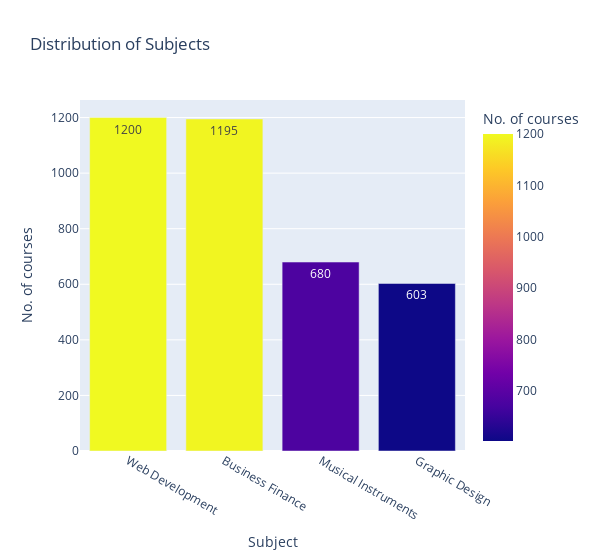

The notebook cell saved with this chart:
### Code cell
fig=px.bar(df['subject'].value_counts().reset_index(),x='index',y='subject',text='subject',color='subject',title='Distribution of Subjects',labels={'index':'Subject','subject':'No. of courses'})
fig.update_layout(showlegend=False, width=600)
fig.show()

### Figure 1 — Plotly figure (JSON) as saved in the notebook; plotly's stock layout.template omitted (floating-point values rounded to 4 significant figures)
{"data": [{"alignmentgroup": "True", "hovertemplate": "Subject=%{x}<br>No. of courses=%{marker.color}<extra></extra>", "legendgroup": "", "marker": {"color": [1200, 1195, 680, 603], "coloraxis": "coloraxis"}, "name": "", "offsetgroup": "", "orientation": "v", "showlegend": false, "text": [1200, 1195, 680, 603], "textposition": "auto", "type": "bar", "x": ["Web Development", "Business Finance", "Musical Instruments", "Graphic Design"], "xaxis": "x", "y": [1200, 1195, 680, 603], "yaxis": "y"}], "layout": {"barmode": "relative", "coloraxis": {"colorbar": {"title": {"text": "No. of courses"}}, "colorscale": [[0, "#0d0887"], [0.1111, "#46039f"], [0.2222, "#7201a8"], [0.3333, "#9c179e"], [0.4444, "#bd3786"], [0.5556, "#d8576b"], [0.6667, "#ed7953"], [0.7778, "#fb9f3a"], [0.8889, "#fdca26"], [1, "#f0f921"]]}, "legend": {"tracegroupgap": 0}, "showlegend": false, "title": {"text": "Distribution of Subjects"}, "width": 600, "xaxis": {"anchor": "y", "domain": [0, 1], "title": {"text": "Subject"}}, "yaxis": {"anchor": "x", "domain": [0, 1], "title": {"text": "No. of courses"}}}}
